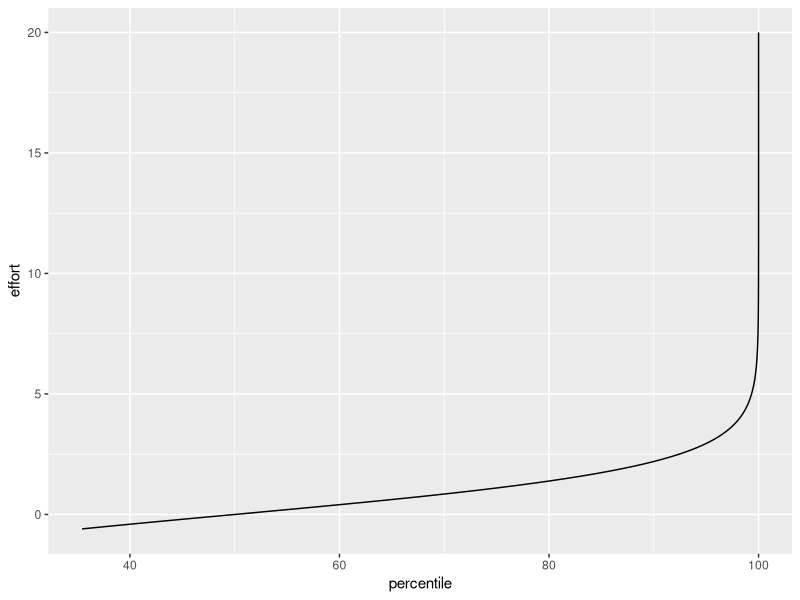
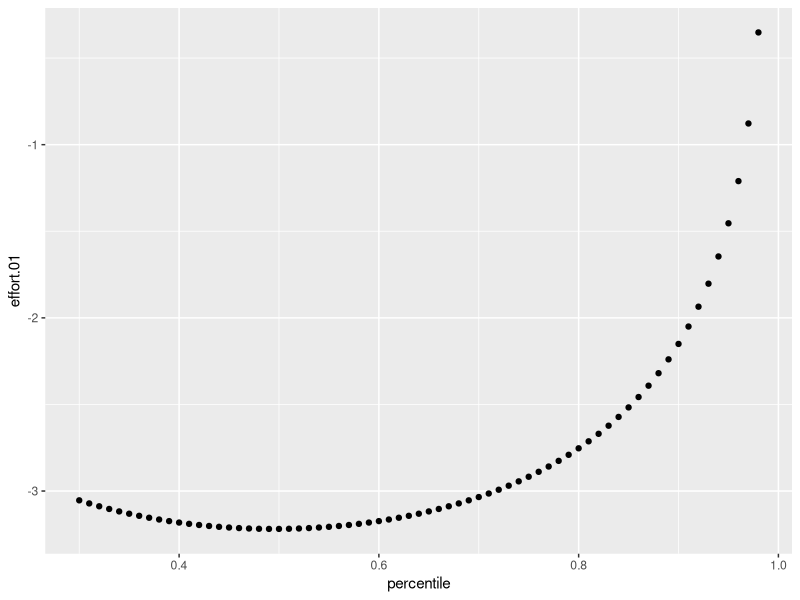
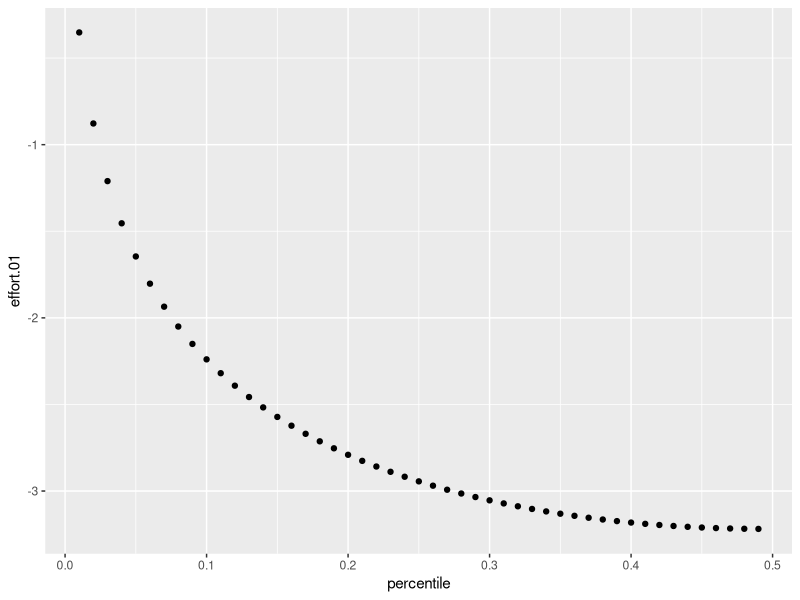

Write R code to recreate these figures, in order.
## ---- chunk 1
logit = function(p){log(p/(1-p))}
logistic = function(x){1/(1+exp(-x))}
percentile = logistic(seq(-0.6,20,by=0.1))
library(ggplot2)
ggplot(data.frame(percentile=percentile*100, effort=logit(percentile)), aes(x=percentile, y=effort))+geom_line()
## ---- chunk 2
percentile = seq(0.3,0.98,by=0.01)
ggplot(data.frame(percentile = percentile, effort.01=log(diff(logit(c(percentile, 0.99))))), aes(percentile, effort.01))+geom_point()
## ---- chunk 3
percentile = seq(0.01,0.49,by=0.01)
ggplot(data.frame(percentile = percentile, effort.01=log(diff(logit(c(percentile, 0.5))))), aes(percentile, effort.01))+geom_point()
